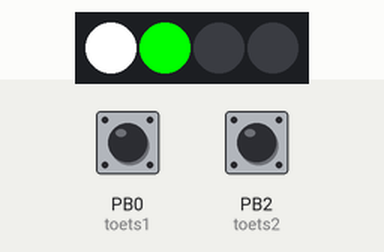
Recording of a sketch running on a simulated ATtiny85, built with avr-gcc and run on an emulated ATtiny85. Parts: 4 RGB LEDs in strip order, left to right. The inputs (shaded band) are chosen by the test bench; at power-on: PB0 (toets1) HIGH, PB2 (toets2) HIGH.

Above: at 5.2 s.
5.3 s: PB0 (toets1) pulled LOW for 3.2 s
At 9.7 s:
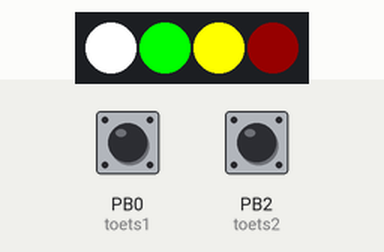
10.0 s: PB2 (toets2) pulled LOW for 1 s
At 12.4 s:
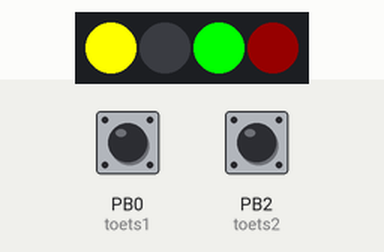
12.7 s: PB0 (toets1) pulled LOW for 0.15 s
At 13.7 s:
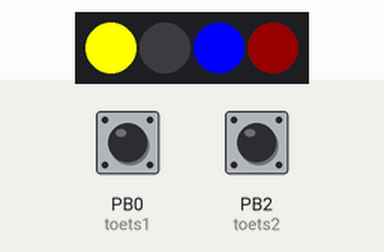
14.4 s: PB2 (toets2) pulled LOW for 0.15 s
At 15.8 s:
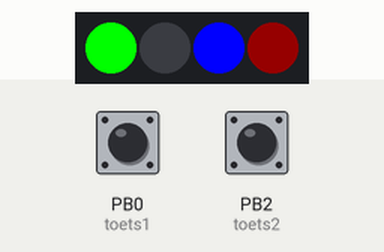
16.1 s: PB2 (toets2) pulled LOW for 3.2 s
At 20.3 s:
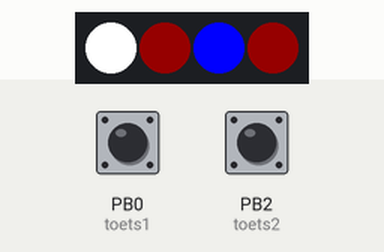
20.8 s: PB0 (toets1) pulled LOW for 1 s
At 22.8 s:
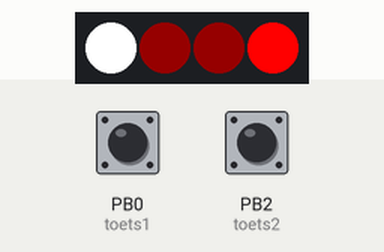
Timing chart, 0 to 24.3 s (numbered marks = the images above; inputs shaded):
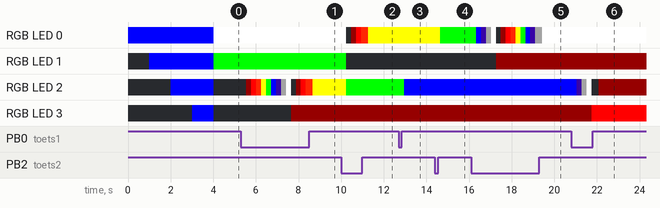

Measured:
- after the input at 5.3 s, RGB LED 2: off → RGB(21, 0, 0) after 0.25 s, → RGB(255, 0, 0) 0.24 s later, → RGB(255, 37, 3) 0.23 s later, → RGB(255, 255, 0) 0.23 s later, … (14 changes in this stretch); RGB LED 3: off → RGB(21, 0, 0) after 2.3 s
- after the input at 10.0 s, RGB LED 0: RGB(255, 255, 255) → off after 0.24 s, → RGB(21, 0, 0) 0.24 s later, → RGB(255, 0, 0) 0.23 s later, → RGB(255, 37, 3) 0.23 s later, … (5 changes in this stretch); RGB LED 1: RGB(0, 255, 0) → off after 0.24 s; RGB LED 2: RGB(255, 255, 0) → RGB(0, 255, 0) after 0.24 s
- after the input at 12.7 s, RGB LED 2: RGB(0, 255, 0) → RGB(0, 0, 255) after 0.25 s
- after the input at 16.1 s, RGB LED 0: RGB(0, 255, 0) → RGB(0, 0, 255) after 0.24 s, → RGB(14, 1, 42) 0.24 s later, → RGB(37, 37, 37) 0.23 s later, → RGB(255, 255, 255) 0.23 s later, … (14 changes in this stretch); RGB LED 1: off → RGB(21, 0, 0) after 1.2 s

The sketch:

Nuwcode.ino
```cpp
// Attiny85 code for making a resistor code clock

#include <Time.h>
#include <Adafruit_NeoPixel.h>

// Which pin on the Attiny85 is connected to the NeoPixels?
#define PIN            1
// How many NeoPixels are attached to the Arduino?
#define NUMPIXELS      4

// When we setup the NeoPixel library, we tell it how many pixels, and which pin to use to send signals.
// Note that for older NeoPixel strips you might need to change the third parameter
Adafruit_NeoPixel pixels = Adafruit_NeoPixel(NUMPIXELS, PIN, NEO_GRB + NEO_KHZ800);

int toets1=0;
int toets2=2;
int toets3=3;
int toets4=4;
int wait;
int tel;
int tel1=0;
int tel2=0;
int i=0;

const int clockcolor[10][3] ={
  // dit array bevat de weerstands codes voor de getallen 0 tot 9
  {000,000,000}, //  0 black {021,000,000}, //  1 brown
  {21,0,0}, //  1 brown
  {255,0,0}, //  2 red
  {255,37,3}, //  3 orange
  {255,255,0}, //  4 yellow
  {0,255,0}, //  5 green
  {0,0,255}, //  6 blue
  {14,1,42}, //  7 purple
  {37,37,37}, //  8 grey
  {255,255,255} //   9 white
};

void setup()
{
  pinMode(0,INPUT_PULLUP);
  pinMode(2,INPUT_PULLUP);
  pinMode(3,INPUT_PULLUP);
  pinMode(4,INPUT_PULLUP);

  setTime(00, 59, 00, 1, 1, 2015);
  pixels.begin(); // This initializes the NeoPixel library.
  int wait = second();
  for(int i=0;i<NUMPIXELS;i++)
  {
  int wait = second();
  pixels.setPixelColor(i, 0,0,255);
  pixels.show();
  while ((second()-wait)<1)
  {}
  }
}

void loop()
{
  keyhourl();
  // check keypressed
  // this is for setting the time

  setresval();

  // For a set of NeoPixels the first NeoPixel is 0, second is 1, all the way up to the count of pixels minus one.
}

void setresval()
{
  // first led is hours 0 1 or 2
  int hourh=hour();
  int hourhigh = 0;
  int i;
    for (i=3; i>0; i--)
  {
    hourh = hour()- (i*10);
    if ((hourh<10) && (hourh >-1))
    {
    hourhigh =i;
    }
   pixels.setPixelColor(3,clockcolor[hourhigh][0],clockcolor[hourhigh][1],clockcolor[hourhigh][2]);
   pixels.show();
  }

  // }// second led is hours 0 to 9
  int hourl;
  hourl = hour()-(10*hourhigh);
  pixels.setPixelColor(2,clockcolor[hourl][0],clockcolor[hourl][1],clockcolor[hourl][2]);
  pixels.show();

  // third led is miniutes 0,1,2,3,4 or 5
  int minh=minute();
  int minhigh = 0;
  for (i=5; i>0; i--)
  {
    minh = minute()- (i*10);
    if ((minh<10) && (minh >-1))
    {
    minhigh =i;
    }
   pixels.setPixelColor(1,clockcolor[minhigh][0],clockcolor[minhigh][1],clockcolor[minhigh][2]);
   pixels.show();
  }


  // fourth led is minutes 0 to 9
  int minl;
  minl = minute()-(10*minhigh);
  pixels.setPixelColor(0,clockcolor[minl][0],clockcolor[minl][1],clockcolor[minl][2]);
  pixels.show();
}

void keyhourl()
{
  if (digitalRead(toets1)==LOW)
  {
    tel1=hour()+1;
    setTime(hour()+1,minute(),second(),1,1,2015);
    delay(200);
  }


  if (digitalRead(toets2)==LOW)
  {
    tel2=minute()+1;
    setTime(hour(),tel2,second(),1,1,2015);
    delay(200);
  }
}
```
